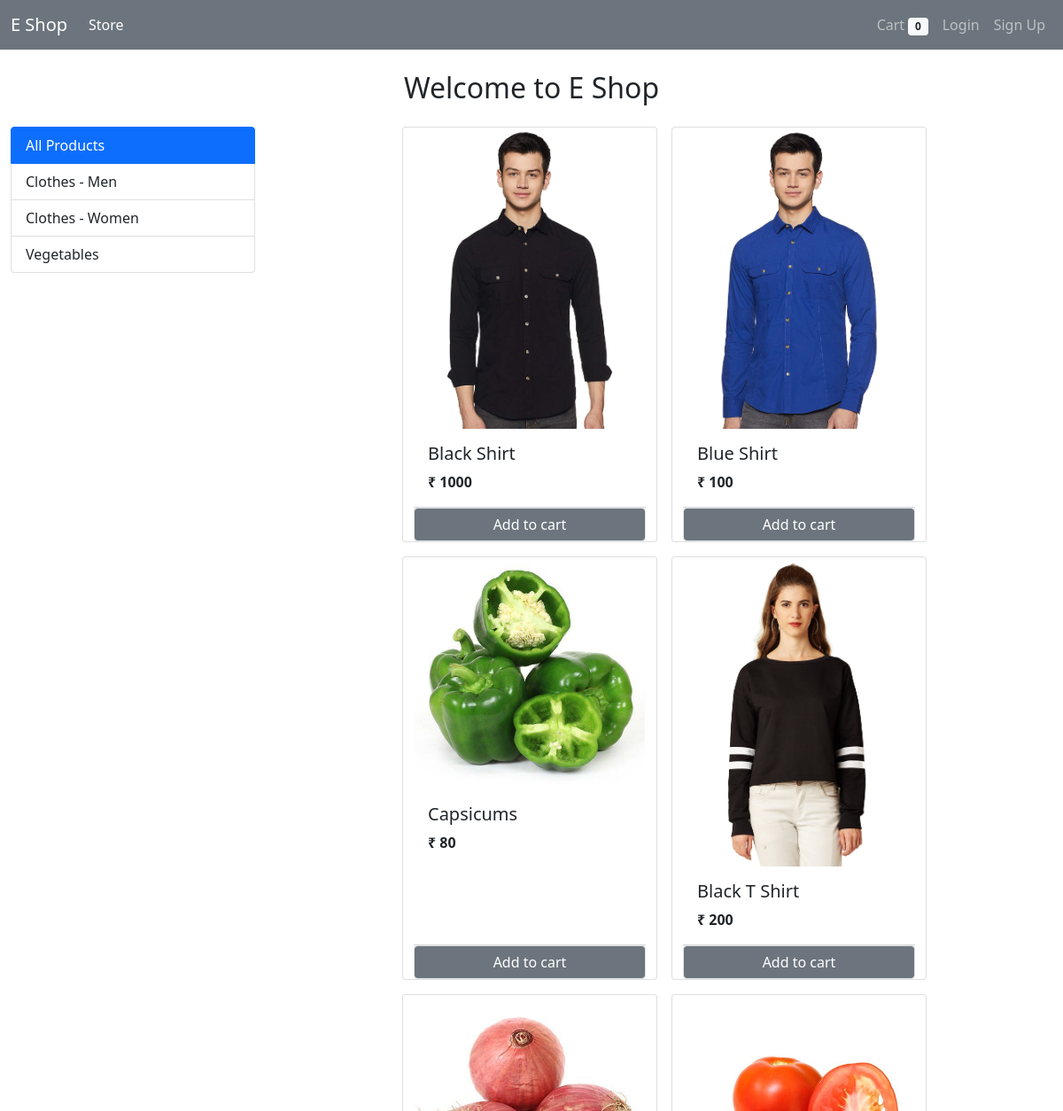
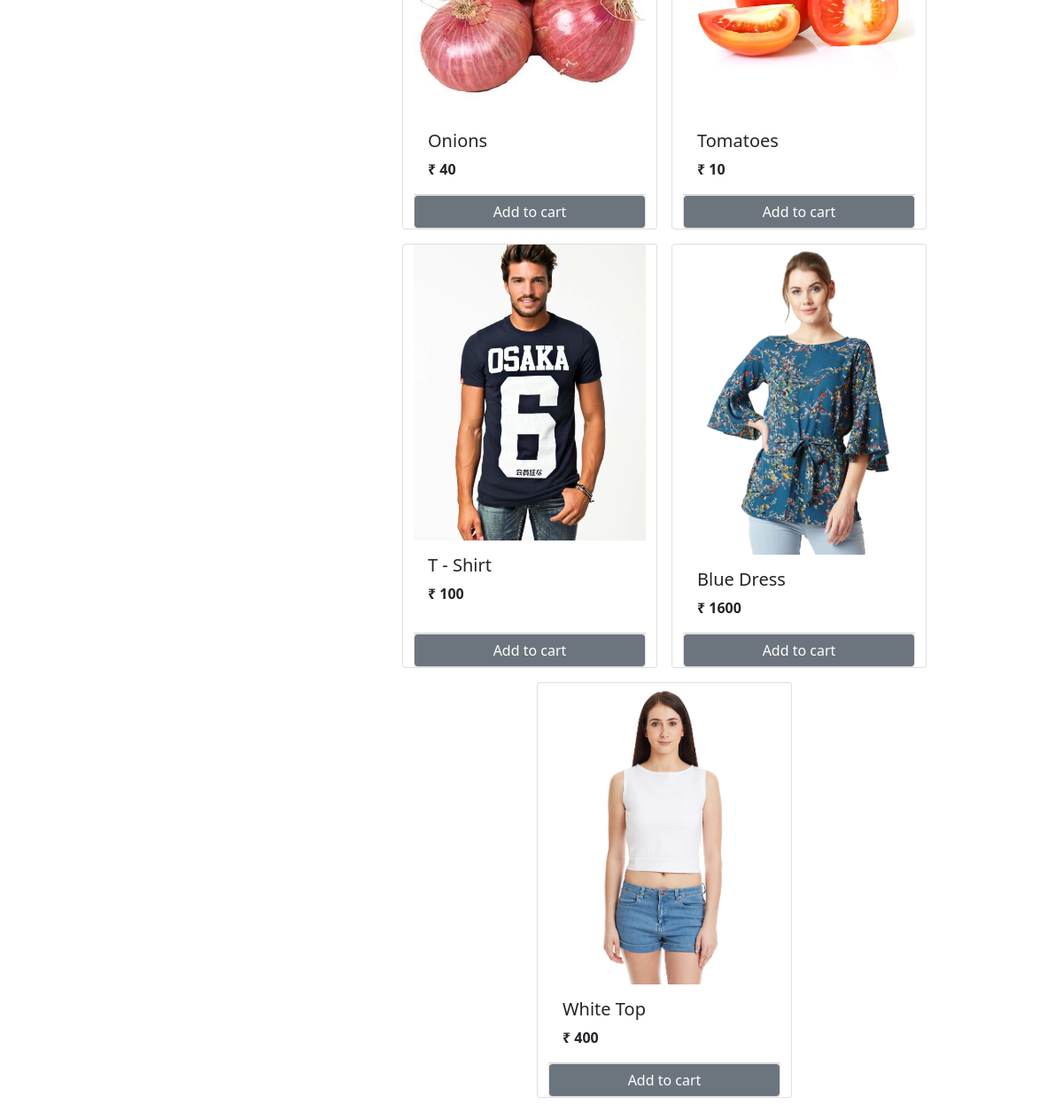
The page / on the database its author committed (2 pictures, top to bottom).
### store/models.py (models this page shows, shortened)
class Category(models.Model):
    name = models.CharField(max_length=30)
    @staticmethod
    def get_all_categories():
        return Category.objects.all()

class Product(models.Model):
    name = models.CharField(max_length=60)
    price = models.IntegerField(default=0)
    description = models.CharField(max_length=200, default="")
    image = models.ImageField(upload_to='uploads/products/')
    category = models.ForeignKey(Category, on_delete=models.CASCADE, default=1)
    @staticmethod
    def get_all_products():
        return Product.objects.all()

### store/views.py (the view, shortened to what this page needs)
# urls.py: path('', views.index, name='home'),
def index(request):
    if request.method =='GET':
        cart = request.session.get('cart')
        if not cart:
            request.session.cart = {}
        categories = Category.get_all_categories()
        category_ID = request.GET.get('category')
        if category_ID:
            products = Product.get_all_products_by_category_id(category_id=category_ID)
        else:
            products = Product.get_all_products()
        data = {}
        data['products'] = products
        data['categories'] = categories
        print("GET request index cname",request.session.get('user'))
        return render(request, 'index.html', data)

### store/templatetags/cart.py (called while the page is built)
@register.filter(name = 'is_in_cart')
def is_in_cart(product, cart):
    keys = cart.keys()
    for id in keys:
        if int(id) == product.id:
            return True
    return False

### store/templates/index.html (shortened to what this page needs)
{% extends 'base.html' %}
{% block content %}
{% load cart %}
<div class="container-fluid mt-3">
    <h2 class="text-center my-4">Welcome to E Shop</h2>
    <div class="row">
        <div class="col-md-3 justify-content-center">
            <div class="list-group">
                <a href="/" class="list-group-item list-group-item-action active" aria-current="true">
                    All Products
                  </a>
                {% for category in categories %}
                <a href="/?category={{category.id}}" class="list-group-item list-group-item-action" aria-current="true">
                  {{category.name}}
                </a>
                {% endfor %}
              </div>
        </div>
        <div id="products" class="col-md-9">
            <div class="row justify-content-center">
                {% for product in products %}
                <div class="card mx-2 mb-3" id="{{product.id}}"  style="width: 18rem;">
                    <img src="{{product.image.url}}" class="card-img-top" alt="...">
                    <div class="card-body">
                        <h5 class="card-title">{{product.name}}</h5>
                        <p class="card-text"><b>₹ {{product.price}}</b></p>
                    </div>
                    <div class="card-footer p-0 no-gutters align-items-center justify-content-center">
                        {% if product|is_in_cart:request.session.cart %}
                        <div class="row no-gutters ">
                            <form action="#{{product.id}}" method="post" class="col-2">
                                {% csrf_token %}
                                <input type="text" value="{{product.id}}" name="product" hidden>
                                <input type="text" value="True" name="remove" hidden>
                                <input type="submit" value=" - " class=" btn btn-block btn-secondary border">
                            </form>
                            <div class="text-center col-7 mt-1">{{product|cart_quantity:request.session.cart}} in cart</div>
                            <form action="#{{product.id}}" method="post" class="col-2 text-center">
                                {% csrf_token %}
                                <input type="text" value="{{product.id}}" name="product" hidden>
                                <input type="submit" value=" + " class=" btn btn-block btn-secondary border">
                            </form>
                        </div>
                        {% else %}
                        <form action="#{{product.id}}" method="post" class="btn-block">
                            <input href="#" type="submit" class="btn btn-secondary border form-control" value="Add to cart">
                        </form>
                        {% endif %}
                    </div>
                </div>
                {% endfor %}
            </div>
        </div>
    </div>
</div>
{% endblock %}

### store/templates/base.html (shortened to what this page needs)
<!DOCTYPE html>
<html lang="en">
<head>
    <link href="https://cdn.jsdelivr.net/npm/bootstrap@5.0.2/dist/css/bootstrap.min.css" rel="stylesheet">
</head>
<body>
    <nav class="navbar navbar-expand-lg navbar-dark bg-secondary">
        <div class="container-fluid">
          <a class="navbar-brand" href="/">E Shop</a>
          <div class="collapse navbar-collapse" id="navbarSupportedContent">
            <ul class="navbar-nav me-auto mb-2 mb-lg-0">
              <li class="nav-item">
                <a class="nav-link active" aria-current="page" href="/">Store</a>
              </li>
            </ul>
            <ul class="navbar-nav ml-auto mb-2 mb-lg-0">
              <li class="nav-item">
                <a class="nav-link" href="/cart">Cart
                  <span class="badge bg-light text-dark">{{request.session.cart.keys|length}}</span>
                </a>
              </li>
              {% if user.is_authenticated %}
              <li class="nav-item">
                <li class="nav-item">
                  <a class="nav-link" href="/orders">Orders</a>
                </li>
                <li class="nav-item">
                  <a class="nav-link" href="/logout">Logout</a>
                </li>
                <a class="nav-link active" href="#">{{request.user.first_name}}</a>
              </li>
              {% else %}
              <li class="nav-item">
                <a class="nav-link" href="/login">Login</a>
              </li>
                <li class="nav-item">
                  <a class="nav-link" href="/signup">Sign Up</a>
                </li>
              {% endif %}
          </div>
        </div>
      </nav>
      {% block content %}
      {% endblock %}
</body>
</html>

### rows shown on the page
Category: name "Clothes - Men"
Category: name "Clothes - Women"
Category: name "Vegetables"
Product: {{ product.id }} 1 (drawn), image (picture), name "Black Shirt", price "1000"
Product: image (picture), name "Blue Shirt", price "100"
Product: image (picture), name "Capsicums", price "80"
Product: image (picture), name "Black T Shirt", price "200"
Product: image (picture), name "Onions", price "40"
Product: image (picture), name "Tomatoes", price "10"
Product: image (picture), name "T - Shirt", price "100"
Product: image (picture), name "Blue Dress", price "1600"
Product: image (picture), name "White Top", price "400"

### other values the page prints
{{ request.session.cart.keys|length }} "0"
